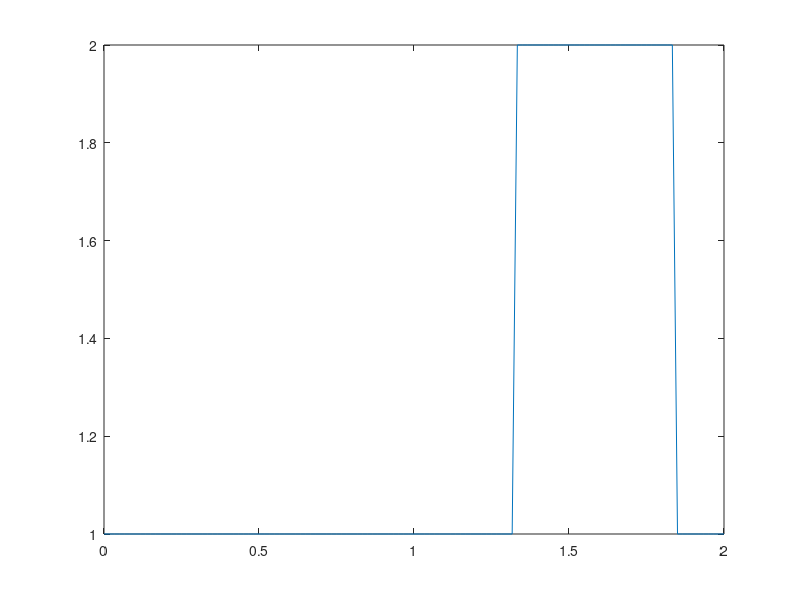

This chart was generated by the following MATLAB code:
%% Step 1: 1D Linear Convection 

clc
clear all

Lx = 2;
nx = 121;
dx = Lx/(nx-1);

for i = 1:nx
    x(i) = (i-1)*dx;
end

nt = 50;
CFL_number = 1;
c  = 1;
dt = (CFL_number*dx)/c;


u=ones(1,nx);


for i= 1:nx
    
    if x(i) >= 0.5 && x(i)<=1
        u(1,i)=2;
    end
    
end

r = (c*dt)/dx;

for n = 1:nt
    u1=u;
    for i = 2:nx
        
        u(i) = u1(i) - r*(u1(i)-u1(i-1));
      
    end
    plot(linspace(0,2,nx),u)
    pause(0.2)
    
end
